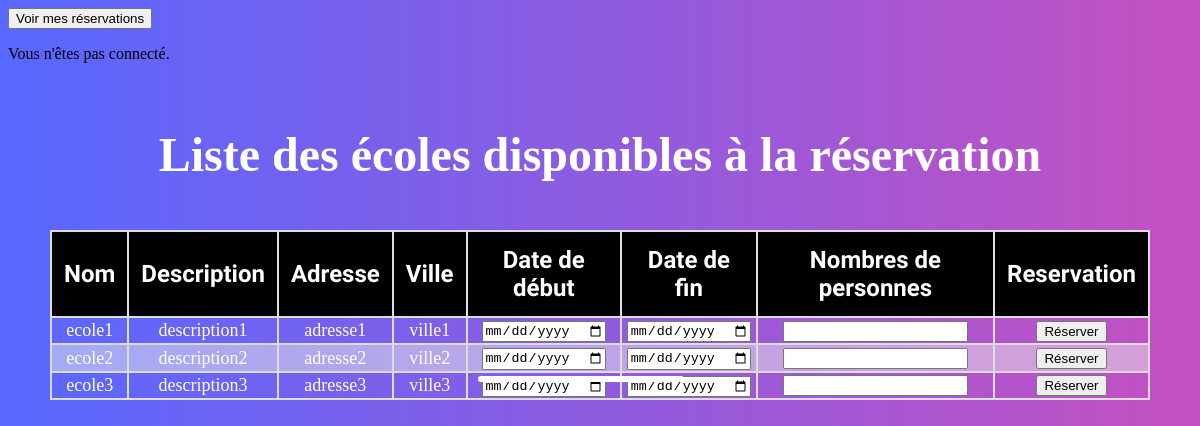
Screenshot of /appResa/accueil/ with the database file from the repository.
### appResa/models.py (models this page shows, shortened)
class Ecole(models.Model):
    nom = models.CharField(max_length=100)
    adresse = models.CharField(max_length=200)
    ville = models.CharField(max_length=100)
    description = models.TextField()
    disponible = models.BooleanField(default=True)

### appResa/views.py (the view)
# urls.py: path('accueil/', views.accueil, name='accueil'),
def accueil(request):
    ecoles = Ecole.objects.all()
    username = None
    if request.user.is_authenticated:
        username = request.user.username
    context = {'ecoles': ecoles,'username': username}
    return render(request, 'appResa/accueil.html', context)

### appResa/templates/appResa/accueil.html (shortened to what this page needs)
<!DOCTYPE html>
<head>
</head>
<body>
    <a href="{% url 'mes_reservations' %}">
        <button>Voir mes réservations</button>
    </a>
    {% if username %}
    <p>Bienvenue, {{ username }}!</p>
{% else %}
    <p>Vous n'êtes pas connecté.</p>
{% endif %}
    <div class="container">
        <h1>Liste des écoles disponibles à la réservation</h1>
        <div class="title-underline"></div>
        <table>
            <thead>
                <tr>
                    <th>Nom</th>
                    <th>Description</th>
                    <th>Adresse</th>
                    <th>Ville</th>
                    <th>Date de début</th>
                    <th>Date de fin</th>
                    <th>Nombres de personnes</th>
                    <th>Reservation</th>
                </tr>
            </thead>
            <tbody>
                <tr>
                    {% for ecole in ecoles %}
                    <form method="post" action="{% url 'reserver'%}">
                    <td>{{ ecole.nom }}</td>
                    <td>{{ ecole.description }}</td>
                    <td>{{ ecole.adresse }}</td>
                    <td>{{ ecole.ville }}</td>
                    <td><input type="date" name="date_arrivee"></td>
                    <td><input type="date" name="date_depart"></td>
                    <td><input type="number" name="nombre_personnes"></td>
                    <td> <button type="submit">Réserver</button></td>
                    </form>
                </tr>
                {% empty %}
                <div class="col-md-12">
                    <p>Aucune école disponible à la réservation pour le moment.</p>
                </div>
                {% endfor %}
            </tbody>
        </table>
    </div>
</body>

### appResa/templates/appResa/accueil.html (style rules this page uses)
body { background: linear-gradient(90deg, rgba(69, 87, 266, 0.9), rgba(196, 80, 193, 1)); }
.container { max-width: 1100px; margin: auto; padding: 0 2rem; overflow: hidden; }
h1 { padding: 1rem; color: #fff; text-align: center; font-size: 3rem; position: relative; }
.title-underline { width: 200px; border: 3px solid white; position: absolute; top: 47%; right: 43%; border-radius: 7px; }
table { border-collapse: collapse; width: 100%; text-align: center }
table thead { font-family: 'Lobster', cursive; background-color: #000; color: #fff; font-size: 1.5rem; }
table th { border: 2px solid #ddd; padding: 14px 12px; color: #fff; position: sticky; top: 0; z-index: 5; }
table tbody td { border: 2px solid #ddd; color: #fff; font-size: 18px; }

### rows the page displays
Ecole: nom "ecole1", description "description1", adresse "adresse1", ville "ville1"
Ecole: nom "ecole2", description "description2", adresse "adresse2", ville "ville2"
Ecole: nom "ecole3", description "description3", adresse "adresse3", ville "ville3"
